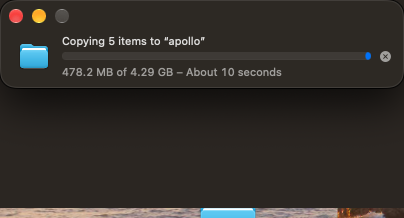
#> input picture spikes/window/phase3/fill2_88.png, 404 x 218 px, given in place of shadow.png, which was not available
$ python verify_composite.py fill2_88.png 5
#> lines starting #> are read from the running program, lines starting #| are printed output that depends on the picture
#!/usr/bin/env python3 -I
"""Offline check of WindowChromeRenderer: Finder-alone (88 pt reference) + our shadow + our body,
compared with a real single window of the combined height (reference capture). Usage:
verify_composite.py <render_dir> <H>   (needs ref/<variant>-<88+H>/shadow.png)"""
import sys, os
from PIL import Image
HERE = os.path.dirname(os.path.abspath(__file__))
rd, H = sys.argv[1], int(sys.argv[2]); BAND = 24
def over(dst, src, x, y):
    dst.alpha_composite(src, (x, y))
def load(p): return Image.open(p).convert('RGBA')
#> returned value is the input picture: PIL image 404x218 RGBA; mean R, G, B, A 49.6, 45.7, 41.8, 255
for v in ['dark-nokey', 'dark-key', 'light-nokey', 'light-key']:
    ref88 = load(f'{HERE}/ref/{v}/shadow.png'); refT = load(f'{HERE}/ref/{v}-{88 + H}/shadow.png')
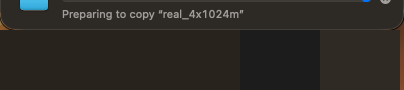
#> input picture spikes/window/phase3/fill1.png, 404 x 90 px, given in place of shadow.png, which was not available
#> in load, returned value is the input picture: PIL image 404x90 RGBA; mean R, G, B, A 44.6, 40.7, 36.6, 255
    px = ref88.load(); W0, H0 = ref88.size
#> after `W0, H0 = ref88.size`: W0 = 404; H0 = 218
    ox = min(x for x in range(W0) if px[x, H0 // 2][3] == 255); oy = min(y for y in range(H0) if px[W0 // 2, y][3] == 255)
#> after `ox = min((x for x in range(W0) if px[x, H0 // 2][3] == 255))`: ox = 0
#> after `oy = min((y for y in range(H0) if px[W0 // 2, y][3] == 255))`: oy = 0
    bg = px[ox + 200, oy + 60][:3]
#> bg = (45, 41, 36)
    canvas = Image.new('RGBA', refT.size, (0, 0, 0, 0)); over(canvas, ref88, 0, 0)
#> after `canvas = Image.new('RGBA', refT.size, (0, 0, 0, 0))`: canvas: PIL image 404x90 RGBA; every value is 0
#> in over, `dst.alpha_composite(src, (x, y))`:
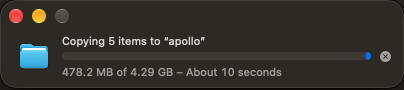
#> dst: PIL image 404x90 RGBA; mean R, G, B, A 52.6, 49.8, 45.5, 255
    sh = load(f'{rd}/{v}-shadow.png'); padX = (sh.size[0] - 404) // 2
#> after `padX = (sh.size[0] - 404) // 2`: padX = 0
    finder_bottom = oy + 88
#> finder_bottom = 88
    over(canvas, sh, ox - padX, finder_bottom - BAND)
#> call 2 of over, with x = 0, y = 64
#> in over (call 2), `dst.alpha_composite(src, (x, y))`:
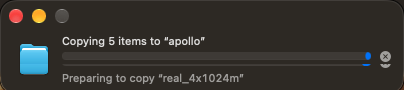
#> dst: PIL image 404x90 RGBA; mean R, G, B, A 53.5, 51.2, 47, 255
    mask = load(f'{rd}/{v}-mask.png').split()[3]; ovl = load(f'{rd}/{v}-overlay.png')
#> (the run stopped early here; a loop or call above may not have finished)
